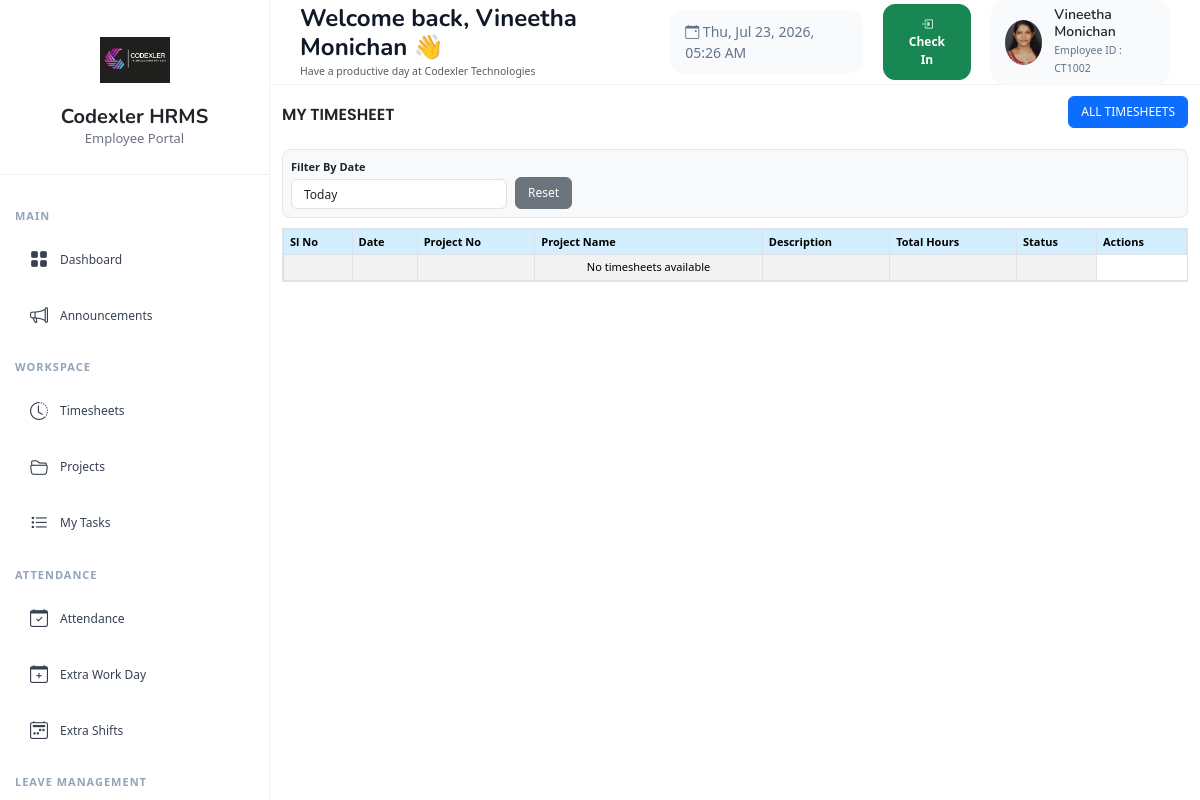
/view_timesheets_staff (signed in), run on an earlier commit of the app's database.
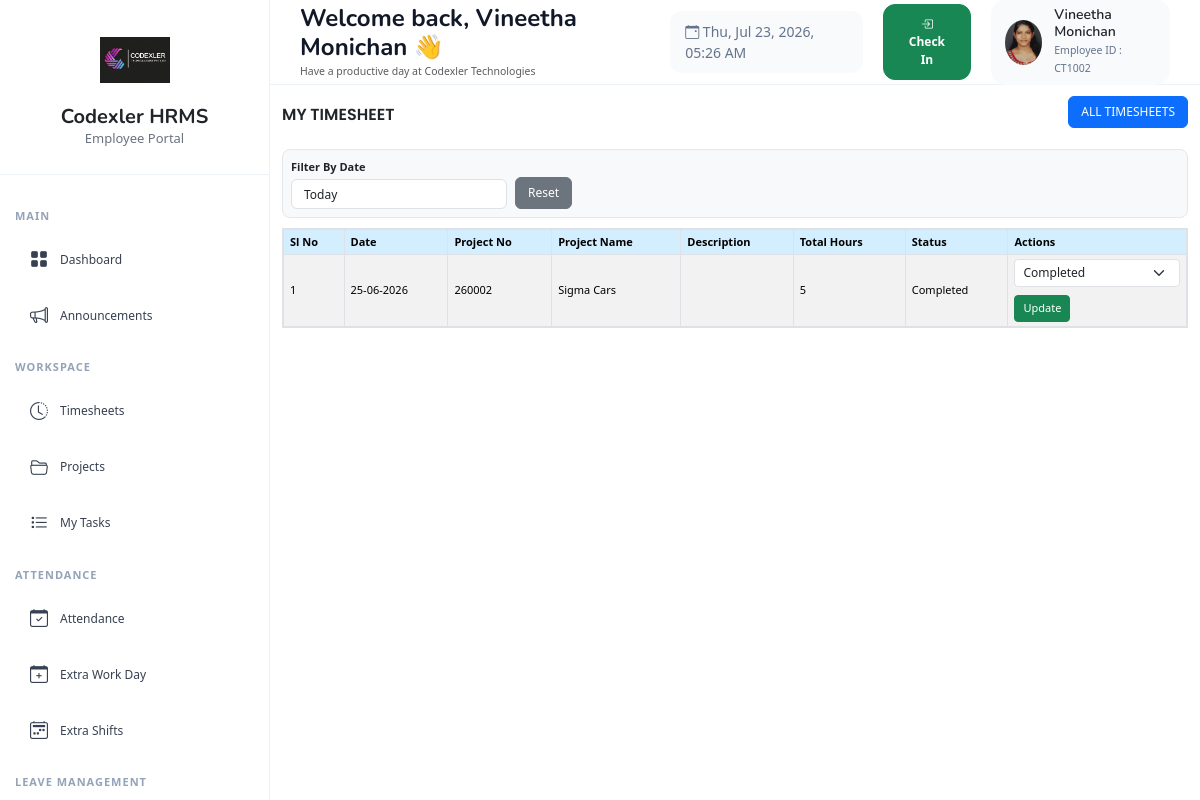
And on a later commit of the database.
### codex_app/models.py (models this page shows, shortened)
class Create_Timesheet_Line(models.Model):
    timesheet = models.ForeignKey(
        Create_Timesheet,
        on_delete=models.CASCADE,
        related_name="timesheet_lines",
        null=True,
        blank=True
    )
    staff_list = models.ForeignKey(
        Registration,
        on_delete=models.CASCADE,
        related_name="timesheet_lines",
        null=True,
        blank=True
    )
    project_name = models.CharField(max_length=200, null=True, blank=True)
    project_no = models.CharField(max_length=200, null=True, blank=True)
    remarks = models.CharField(max_length=200, null=True, blank=True)
    date = models.DateField(null=True, blank=True)
    total_hours_taken = models.IntegerField(default=0, null=True, blank=True)
    duration_hours = models.IntegerField(default=0, null=True, blank=True)
    duration_minutes = models.IntegerField(default=0, null=True, blank=True)
    STATUS_CHOICES = (
        ('Pending', 'Pending'),
        ('Ongoing', 'Ongoing'),
        ('Completed', 'Completed'),
    )
    status = models.CharField(
        max_length=20,
        choices=STATUS_CHOICES,
        default='Pending'
    )

### codex_app/views.py (the view)
# urls.py: path('view_timesheets_staff', views.view_timesheets_staff, name='view_timesheets_staff'),
def view_timesheets_staff(request):
    staff_id = request.session.get('logg')
    if not staff_id:
        return render(request, 'error.html', {'message': 'User not logged in'})
    bok = get_object_or_404(Registration, id=staff_id)
    timesheets = Create_Timesheet_Line.objects.filter(staff_list=bok)
    return render(request, 'view_timesheets_staff.html', {
        'timesheets': timesheets,
        'bok': bok
    })

### templates/view_timesheets_staff.html (shortened to what this page needs)
{% load static %}
<!DOCTYPE html>
<html lang="en">
<head>
  <link rel="stylesheet" href="https://pro.fontawesome.com/releases/v5.10.0/css/all.css">
  <link rel="stylesheet" href="{% static 'assets/vendor/bootstrap-icons/bootstrap-icons.css' %}">
  <link rel="stylesheet" href="{% static 'assets/css/style.css' %}">
  <link rel="stylesheet" href="https://cdn.datatables.net/1.13.8/css/dataTables.bootstrap5.min.css">
</head>
<body>
{% include 'sidebar.html' %}
<div class="main-content">
    {% include 'topbar.html' %}
<div class="container-fluid">
  <div class="d-flex justify-content-between align-items-center mt-0">
    <h3 class="card-title">MY TIMESHEET</h3>
    <button type="button" class="btn btn-primary" onclick="location.href='{% url 'view_all_timesheets' %}'">
      ALL TIMESHEETS
    </button>
  </div>
  <div class="filter-box">
    <div class="row g-2 align-items-end">
      <div class="col-md-3">
        <label class="form-label">Filter By Date</label>
        <select id="dateFilter" class="form-control">
          <option value="today" selected>Today</option>
        </select>
      </div>
      <div class="col-md-3 d-flex gap-2">
        <button type="button" id="resetDateFilter" class="btn btn-secondary">
          Reset
        </button>
      </div>
    </div>
  </div>
  <div class="table-responsive mt-2 scrollable-table-box">
    <table id="projectTable" class="table table-striped table-bordered compact-table">
      <thead>
        <tr>
          <th style="background-color:#D3EEFF;color:black;">Sl No</th>
          <th style="background-color:#D3EEFF;color:black;">Date</th>
          <th style="background-color:#D3EEFF;color:black;">Project No</th>
          <th style="background-color:#D3EEFF;color:black;">Project Name</th>
          <th style="background-color:#D3EEFF;color:black;">Description</th>
          <th style="background-color:#D3EEFF;color:black;">Total Hours</th>
          <th style="background-color:#D3EEFF;color:black;">Status</th>
          <th style="background-color:#D3EEFF;color:black;">Actions</th>
        </tr>
      </thead>
      <tbody>
        {% for timesheet in timesheets|dictsortreversed:"id" %}
        <tr class="timesheet-row">
          <td>{{ forloop.counter }}</td>
          <td>{{ timesheet.date|date:"d-m-Y" }}</td>
          <td>{{ timesheet.project_no }}</td>
          <td>{{ timesheet.project_name }}</td>
          <td>{{ timesheet.remarks }}</td>
          <td>{{ timesheet.total_hours_taken }}</td>
          <td>{{ timesheet.status }}</td>
          <td>
    <form method="POST"
          action="{% url 'update_timesheet_status' timesheet.id %}">
        <select name="status" class="form-select form-select-sm mb-2">
            <option value="Completed"
            {% if timesheet.status == "Completed" %}selected{% endif %}>
                Completed
            </option>
        </select>
        <button type="submit" class="btn btn-success btn-sm">
            Update
        </button>
    </form>
          </td>
        </tr>
        {% empty %}
        <tr>
          <td></td>
          <td></td>
          <td></td>
          <td class="text-center">No timesheets available</td>
          <td></td>
          <td></td>
          <td></td>
        </tr>
        {% endfor %}
      </tbody>
    </table>
  </div>
</div>
</body>
</html>

What changed in the data, as far as the page shows it:
added Create_Timesheet_Line: date "25-06-2026", project_no "260002", project_name "Sigma Cars", total_hours_taken "5", status "Completed"
Also different on the page:
text no longer shown: "No timesheets available"
